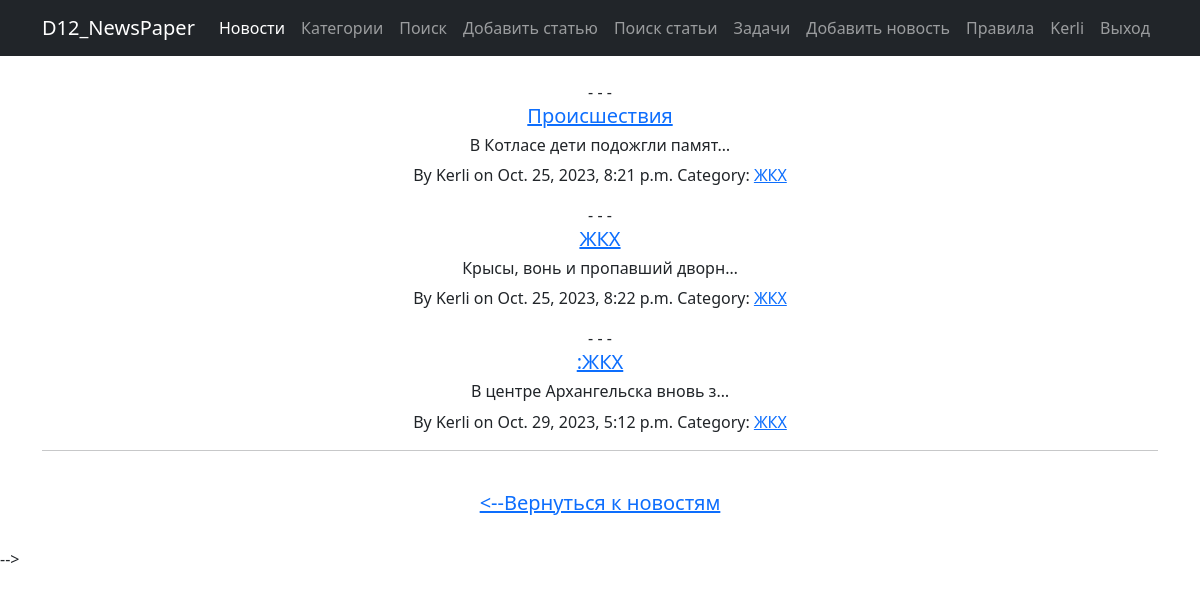
Screenshot of /news/category/1 (signed in) with the database file from the repository.
### news/models.py (models this page shows, shortened)
class Post(models.Model):
    author = models.ForeignKey(Author, on_delete=models.CASCADE)
    NEWS = 'NW'
    ARTICLE = 'AR'
    CATEGORY_CHOICES = (
        (NEWS, 'Новость'),
        (ARTICLE, 'Статья')
    )
    categoryType = models.CharField(max_length=2, choices=CATEGORY_CHOICES, default=ARTICLE)
    dateCreation = models.DateTimeField(auto_now_add=True)
    postCategory = models.ManyToManyField(Category, through='PostCategory')
    title = models.CharField(max_length=128)
    text = models.TextField()
    rating = models.SmallIntegerField(default=0)

class Author(models.Model):
    authorUser = models.OneToOneField(User, on_delete=models.CASCADE)
    ratingAuthor = models.SmallIntegerField(default=0)
    def __str__(self):
        return f'{self.authorUser}'

class Category(models.Model):
    name = models.CharField(max_length=64, unique=True)
    subscribers = models.ManyToManyField(User, related_name='subscribed_categories', blank=True)

### news/views.py (the view)
# urls.py: path('category/<int:pk>', PostCategoryView.as_view(), name='category'), # Ссылка на категории
class PostCategoryView(ListView):
    model = Post
    template_name = 'news_app/category.html'
    context_object_name = 'news'  # это имя списка, в котором будут лежать все объекты,
    ordering = ['-dateCreation']  # сортировка
    paginate_by = 10  # поставим постраничный вывод в один элемент
    def get_queryset(self):
        self.id = resolve(self.request.path_info).kwargs['pk']
        c = Category.objects.get(id=self.id)
        queryset = Post.objects.filter(postCategory=c)
        return queryset
    def get_context_data(self, **kwargs):
        context = super().get_context_data(**kwargs)
        user = self.request.user
        category = Category.objects.get(id=self.id)
        subscribed = category.subscribers.filter(email=user.email) # получаем всех подписчиков и отфильтровываем
        if not subscribed:              # если наш подписчик не отфильтровывается, то передаем
            context['category'] = category
        return context

### news/templatetags/custom_filters.py (called while the page is built)
@register.filter(name='censor')
def censor(value):
    for w in stop_words:
        value = value.replace(w, '***')
    return value

### templates/news_app/category.html (shortened to what this page needs)
{% extends 'flatpages/default.html' %}
{% load custom_filters %}
{% block content %}
    <br>
    {% include 'news_app/inc/posts.html' %}
    <hr>
    <br>
    <h5><a href="/news/"> <--Вернуться к новостям </a></h5>
    <br>
{% endblock content %}

### templates/flatpages/default.html (shortened to what this page needs)
{% load static %}
<!DOCTYPE html>
<html lang="en">
    <head>
        <link href="{% static 'css/styles.css' %}" rel="stylesheet" />
    </head>
    <body>
        <nav class="navbar navbar-expand-lg navbar-dark bg-dark">
            <div class="container">
                <a class="navbar-brand" href="/news/">D12_NewsPaper</a>
                <div class="collapse navbar-collapse" id="navbarSupportedContent">
                    <ul class="navbar-nav ms-auto mb-2 mb-lg-0">
                        <li class="nav-item"><a class="nav-link active" aria-current="page" href="/news/">Новости</a></li>
                        <li class="nav-item"><a class="nav-link" aria-current="page" href="{% url 'news:all_categories' %}">Категории</a></li>
                        <li class="nav-item"><a class="nav-link" aria-current="page" href="/news/search">Поиск</a></li>
                        <li class="nav-item"><a class="nav-link" aria-current="page" href="{% url 'news:post_create' %}">Добавить статью</a></li>
                        <li class="nav-item"><a class="nav-link" aria-current="page" href="{% url 'news:post_search' %}">Поиск статьи</a></li>
                        <li class="nav-item"><a class="nav-link" aria-current="page" href="{% url 'news:make_app' %}">Задачи</a></li>
                        <li class="nav-item"><a class="nav-link" aria-current="page" href="/news/add">Добавить новость</a></li>
                        <li class="nav-item"><a class="nav-link" aria-current="page" href="/rules/">Правила</a></li>
                        {% if user.is_authenticated %}
                            <li class="nav-item"><a class="nav-link" aria-current="page" href="http://127.0.0.1:8000/">{{user.username}}</a></li>
                            <li class="nav-item"><a class="nav-link" aria-current="page" href="/sign/logout/">Выход</a></li>
                        {% else %}
                            <li class="nav-item"><a class="nav-link" aria-current="page" href="/sign/login/">Вход</a></li>
                            <li class="nav-item"><a class="nav-link" aria-current="page" href="/sign/signup/">Регистрация</a></li>
                        {% endif %}
                    </ul>
                </div>
            </div>
        </nav>
        <div class="container">
                <div class="row">
                    <div class="col-lg-12 text-center">
                        {% block content %}{% endblock content %}
                    </div>
                </div>
        </div>
        <script src="{% static 'js/scripts.js' %}"></script>-->
    </body>
</html>

### templates/news_app/inc/posts.html
{% load custom_filters %}
{% if news %}
    {% for post in news %}
        - - -
        <h5><a href="{% url 'news:post_detail' post.id %}"> {{ post.title|censor|truncatechars:30  }}</a></h5>
        <h6>
            {{ post.text|censor|truncatechars:30 }}
        </h6>
        <p>
            By <span> {{ post.author }} </span>
            on <span> {{ post.dateCreation }} </span>
            Category:
            {% for c in post.postCategory.values %}
                <a href="{% url 'news:category' c.id %}">{{c.name}}</a>
            {% endfor %}
        </p>
    {% endfor %}
{% else %}
    <p>Новостей нет</p>
{% endif %}
{% include 'news_app/inc/pagination.html' %}

### rows the page displays
Post: title|censor "Происшествия", text|censor "В Котласе дети подожгли памят…", author "Kerli", dateCreation "Oct. 25, 2023, 8:21 p.m."
Category: name "ЖКХ"
Post: title|censor "ЖКХ", text|censor "Крысы, вонь и пропавший дворн…", author "Kerli", dateCreation "Oct. 25, 2023, 8:22 p.m."
Post: title|censor ":ЖКХ", text|censor "В центре Архангельска вновь з…", author "Kerli", dateCreation "Oct. 29, 2023, 5:12 p.m."

### other values shown
{{ user.username }} "Kerli"
